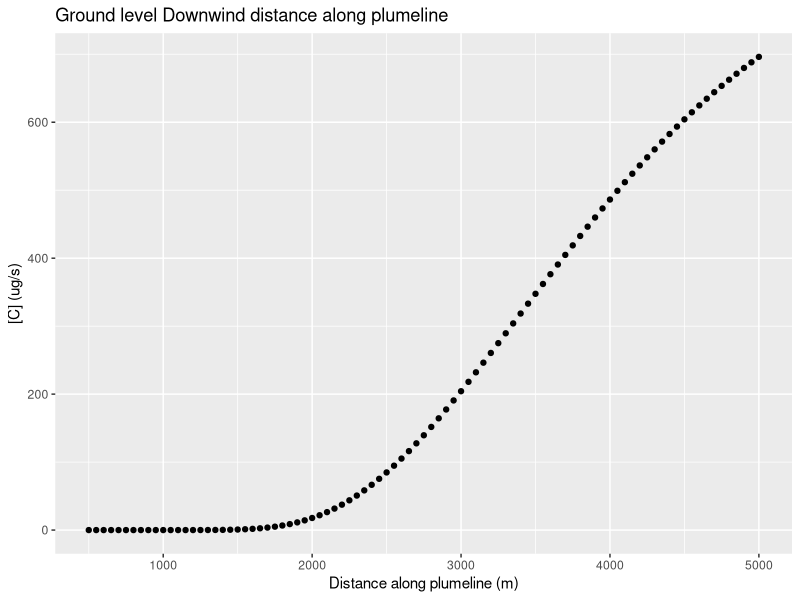
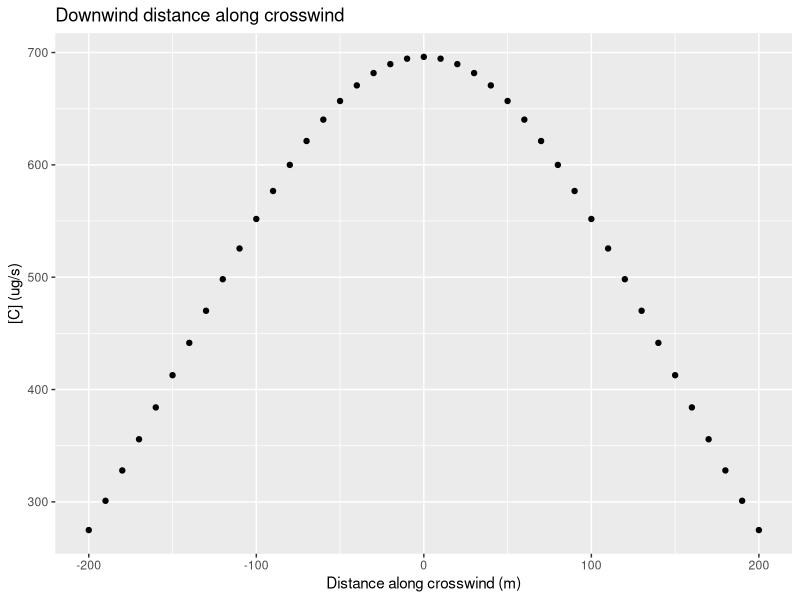
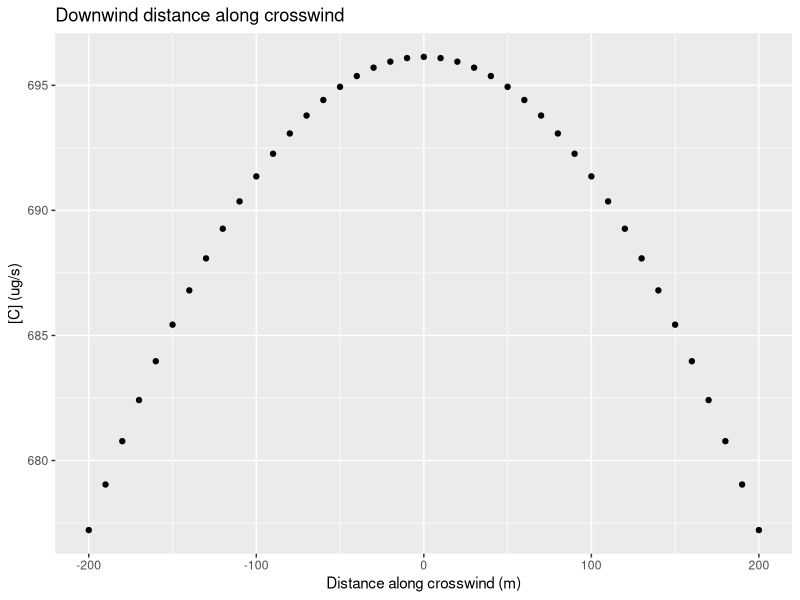
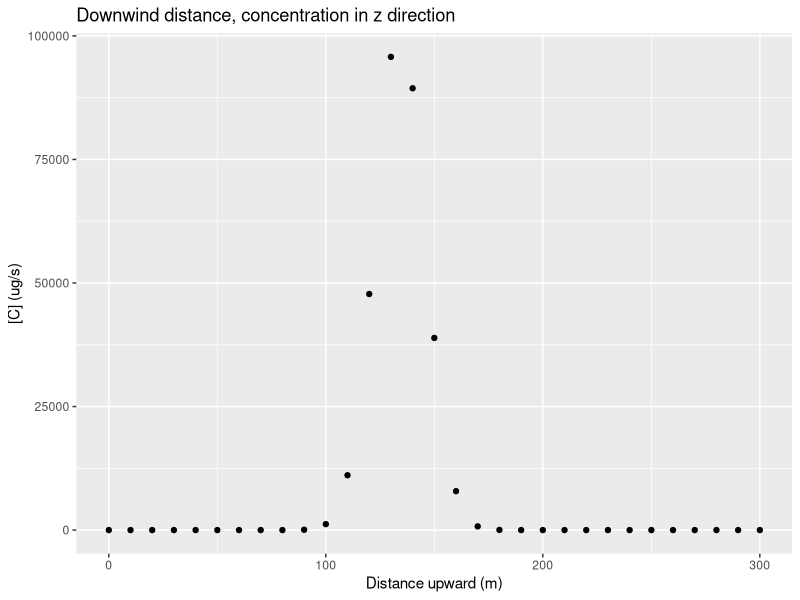

Write the R code that produced these figures, in order.
#### About me ####
# Author: Bode Hoover (bodehoov@iu.edu)
# Calculate concentration at C(x,y,z)
# 2 special cases (y = 0 along plume line and x = 0 crosswind)
# The distances have a LARGE impact on concentration
# This script currently uses Class D stability but other values can easily be substituted
#### Dependencies ####
rm(list = ls()) 
library(ggplot2)
#### Constants ####
Q <- 2 # kg/s
u <- 15 # m/s
stack_height <- 120 # m 
plume_rise <- 10 # m 
height <- stack_height + plume_rise
Rz <- 0.14 # m 
rz <- 0.727 # m 
Ry = 0.219 # m 
ry = 0.764 # m

#### Along center line of plume C(x,0,0) ####
min <- 500
max <- 5000
increment <- 50
x_vals <- seq(min, max, by = increment)
df <- data.frame(x = x_vals)
df$sigma_y <- Ry * df$x ^ ry
df$sigma_z <- Rz * df$x ^ rz

df$pre_exp <- Q / (3.14 * u * df$sigma_y * df$sigma_z)
df$exp <- exp((-(height^2)) / (2 * df$sigma_z^2))
df$C_centerline <- df$pre_exp * df$exp
ggplot(df, aes(x = x, y = C_centerline * 1e9)) +
  geom_point() +
  ylab("[C] (ug/s)") + 
  xlab("Distance along plumeline (m)") + 
  ggtitle("Ground level Downwind distance along plumeline")
  
  
### Along crosswind C(x,y,0) ####
x1 <- 5000 # 5 km
x2 <- 50000 # 50 km
sigma_yx1 <- Ry * x1^ry
sigma_yx2 <- Ry * x2^ry
sigma_zx1 <- Rz * x1^rz
sigma_zx2 <- Rz * x2^rz
min <- -200
max <- 200
increment <- 10
y_vals <- seq(min, max, by = increment)
df_crosswind <- data.frame(y = y_vals)
df_crosswind$pre_exp <- Q / (3.14 * u * sigma_yx1 * sigma_zx1)
df_crosswind$exp1 <- exp((-(height^2)) / (2 * (sigma_zx1^2)))
df_crosswind$exp2 <- exp((-df_crosswind$y^2) / (2 * sigma_yx1^2))
df_crosswind$C_crosswind <- df_crosswind$pre_exp * df_crosswind$exp1 * df_crosswind$exp2
ggplot(df_crosswind, aes(x = y, y = C_crosswind * 1e9)) +
  geom_point() +
  ylab("[C] (ug/s)") + 
  xlab("Distance along crosswind (m)") + 
  ggtitle("Downwind distance along crosswind")

df_crosswind$pre_expx2 <- Q / (3.14 * u * sigma_yx2 * sigma_zx2)
df_crosswind$exp1x2 <- exp((-(height^2)) / (2 * (sigma_zx1^2)))
df_crosswind$exp2x2 <- exp((-(df_crosswind$y^2)) / (2 * sigma_yx2^2))
df_crosswind$C_crosswind_x2 <- df_crosswind$pre_exp * df_crosswind$exp1 * df_crosswind$exp2x2
ggplot(df_crosswind, aes(x = y, y = C_crosswind_x2 * 1e9)) +
  geom_point() +
  ylab("[C] (ug/s)") + 
  xlab("Distance along crosswind (m)") + 
  ggtitle("Downwind distance along crosswind")

#### Total concentration at any point x,y,z ####
x3 <- 500
sigma_yx3 <- Ry * x3^ry
sigma_zx3 <- Rz * x3^rz
min <- 0
max <- 300
increment <- 10
z_vals <- seq(min, max, by = increment)
y_vals <- seq(-150, 150, by = 10)
df_total <- data.frame(z = z_vals)
df_total$y <- y_vals
df_total$pre_exp <- Q / (3.14 * u * sigma_yx3 * sigma_zx3)
df_total$exp1 <- exp((-df_total$y^2) / (2 * sigma_yx3^2))
df_total$exp2 <- exp((-(df_total$z-height)^2 / (2 * sigma_zx3^2))) + exp((-(df_total$z+height)^2 / (2 * sigma_zx3^2)))
df_total$C_z <- df_total$pre_exp * df_total$exp1 * df_total$exp2
ggplot(df_total, aes(x = z, y = C_z * 1e9)) +
  geom_point() +
  ylab("[C] (ug/s)") + 
  xlab("Distance upward (m)") + 
  ggtitle("Downwind distance, concentration in z direction")


